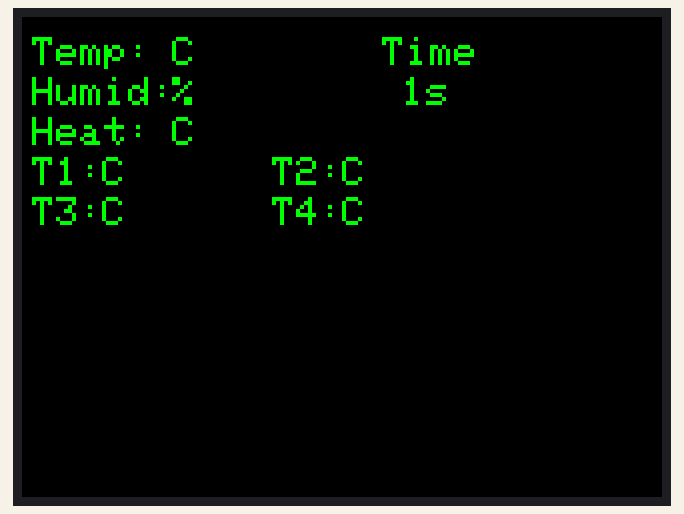
Bench run of a sketch on a simulated ESP32. On the bench: 320×240 colour display. What the sketch prints to the serial monitor is not drawn.

Above: at 1.1 s.
At 14.1 s:
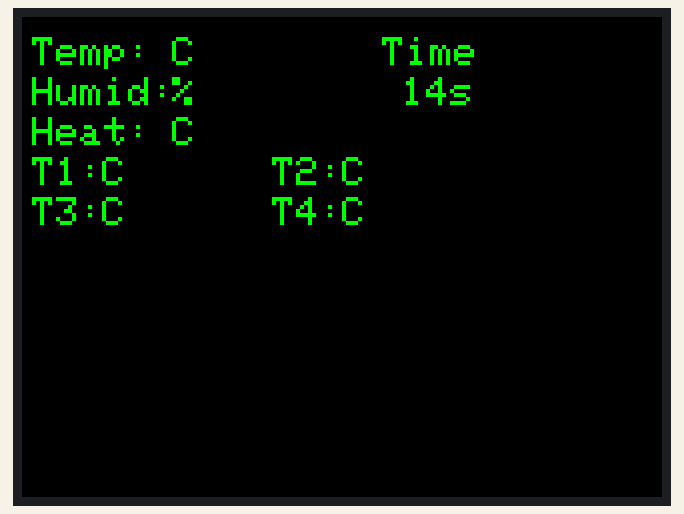
At 19.1 s:
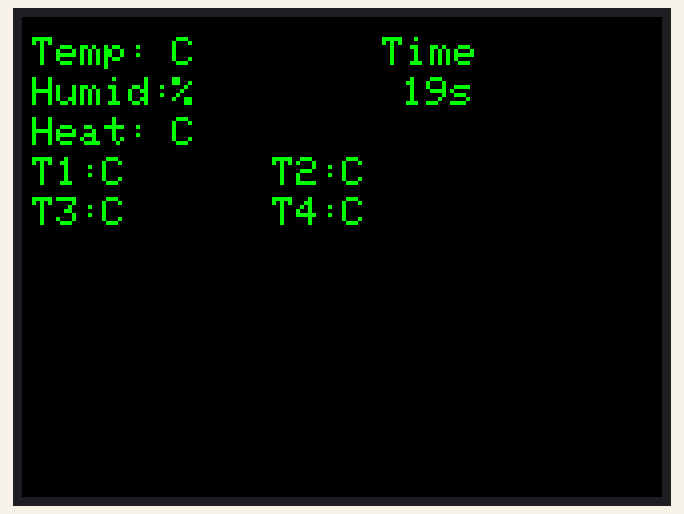
At 27.1 s:
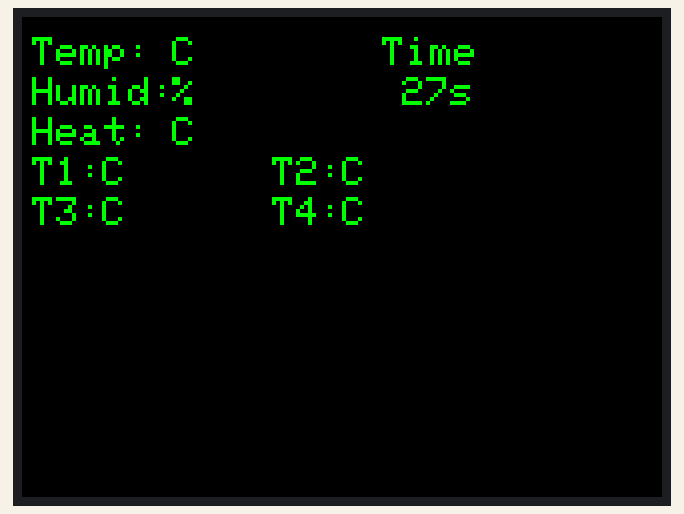
At 38.1 s:
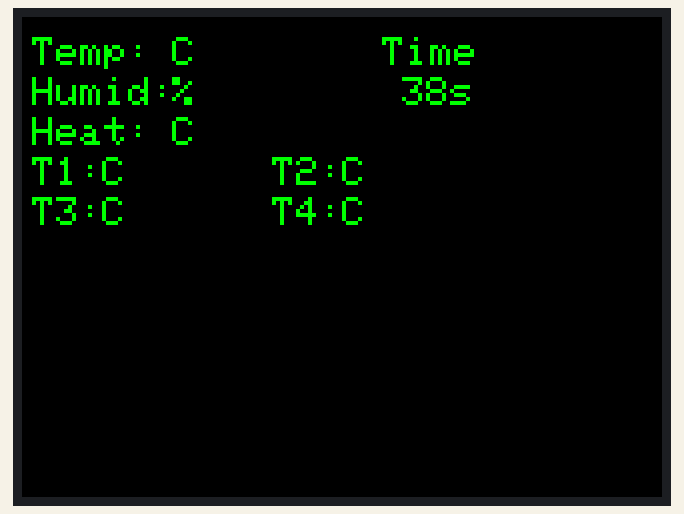

The sketch:

clientesp32.ino
```cpp
//=======================================
#include <WiFi.h>
#include <esp_now.h>
#include <TFT_eSPI.h>
#include <SPI.h>
String humid, temp, heat, soi1, soi2, soi3, soi4;
String dataIn;
int b = 1;
int Time = 0;

TFT_eSPI tft = TFT_eSPI();

unsigned long last_time = 0;
unsigned long currentTime = millis();

void splitData(String input){

  for (int i = 0; i < input.length(); i++) {

  if (input.substring(i, i+1) == "," && b == 1) {
    humid = input.substring(0, i);
    temp = input.substring(i+1, i+6);
    b = 2;
  }
  else if(input.substring(i, i+1) == "," && b == 2){
    heat = input.substring(i+1, i+6);
    b = 3;
  }
  else if(input.substring(i, i+1) == "," && b == 3){
    soi1 = input.substring(i+1, i+6);
    b = 4;
  }else if(input.substring(i, i+1) == "," && b == 4){
    soi2 = input.substring(i+1, i+6);
    b = 5;
  }else if(input.substring(i, i+1) == "," && b == 5){
   soi3 = input.substring(i+1, i+6);
   b = 6;
  }else if(input.substring(i, i+1) == "," && b == 6){
   soi4 = input.substring(i+1,i+6);
      b = 1;
  }
  }

}

void showScrn1() {


 // tft.setTextColor(TFT_GREEN, TFT_BLACK);

// tft.setFreeFont(&FreeMonoBold9pt7b);//find fonts from TFT_eSPI.h library...

//  tft.drawLine(110, 37,110, 132, TFT_BLUE); // center

  //DHT22
  tft.setCursor(5, 10);
  tft.print("Temp:");
  tft.setCursor(75, 10);
  tft.print(temp);
  tft.print(F("C"));

    //Serial.println(temp);

  tft.setCursor(5, 30);
  tft.print("Humid:");
  tft.setCursor(75, 30);
  tft.print(humid);
  tft.print(F("%"));

   // Serial.println(humid);

  tft.setCursor(5, 50);
  tft.println("Heat:");
  tft.setCursor(75, 50);
  tft.print(heat);
  tft.print(F("C"));

   //ds18b20
  tft.setCursor(5, 70);
  tft.print("T1:");
  tft.setCursor(40, 70);
  tft.print(soi1);
  tft.print(F("C"));

  tft.setCursor(125, 70);
  tft.print("T2:");
  tft.setCursor(160, 70);
  tft.print(soi2);
  tft.print(F("C"));

  tft.setCursor(5, 90);
  tft.println("T3:");
  tft.setCursor(40, 90);
  tft.print(soi3);
  tft.print(F("C"));

  tft.setCursor(125, 90);
  tft.println("T4:");
  tft.setCursor(160, 90);
  tft.print(soi4);
  tft.print(F("C"));

}

void showTime() {

  if( millis() - last_time > 1000) {
        last_time = millis();
        tft.setCursor(190, 30);
        tft.println("   ");      //clear
        tft.setCursor(180, 10);
        tft.print("Time");
        tft.setCursor(190, 30);
        Time++;
        tft.print(Time);
        tft.print(F("s"));
        Serial.println(Time);

        showScrn1();
  }
}

void OnDataRecv(const uint8_t * mac, const uint8_t *incomingData, int len) {
  dataIn = "";
  for (int i=0;i<len;i++) {
   dataIn += (char)incomingData[i];
  }
  splitData(dataIn);
  Time = 0;
}

void setup() {
  Serial.begin(115200);

  tft.begin();
  tft.setRotation(3); //Landscape
  tft.fillScreen(TFT_BLACK);
  tft.setTextColor(TFT_GREEN, TFT_BLACK);
  tft.setTextSize(2);
 //tft.setFreeFont(&FreeMonoBold9pt7b);

  WiFi.mode(WIFI_STA);

  esp_now_init();
  esp_now_register_recv_cb(OnDataRecv);

  static esp_now_peer_info_t peerInfo;
  memcpy(peerInfo.peer_addr, new uint8_t[6]{ 0xFF, 0xFF, 0xFF, 0xFF, 0xFF, 0xFF }, 6);
  peerInfo.channel = 0;
  peerInfo.encrypt = false;

  if (esp_now_add_peer(&peerInfo) != ESP_OK){
    Serial.println("Failed to add peer");
    return;
  }

}

void loop() {

 showTime();
 //showScrn1();

  // put your main code here, to run repeatedly:

}
```

Measured:
- what the display in image 1 shows lasts 1.0 s, from 14.0 s to 15.0 s
